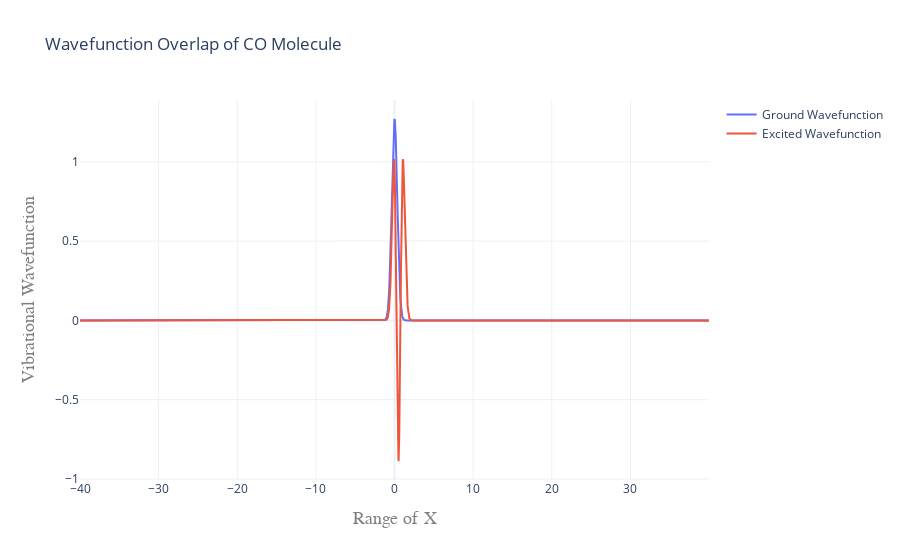

The notebook cell saved with this chart:
### Code cell
# Setting Up Trace
trace1 = go.Scatter(
    x=x,
    y=ψ_gs[0],
    mode='lines',
    name='Ground Wavefunction',
    marker=dict(
        #color='rgb(220, 20, 60)'
    )
)

trace2 = go.Scatter(
    x=x,
    y=ψ_es[2],
    mode='lines',
    name='Excited Wavefunction',
    marker=dict(
        #color='rgb(100, 149, 237)'
    )
)
#Setting up the Layout for the Graphs

layout = go.Layout(
    template='plotly_white',
    title='Wavefunction Overlap of CO Molecule',
    xaxis=dict(
        title='Range of X',
    ),
    yaxis=dict(
        title='Vibrational Wavefunction',
    )
)
data = [trace1, trace2]
fig = go.Figure(data=data, layout=layout)
iplot(fig, filename='jupyter-basic_bar')

# FC Plot
plt.figure(figsize=(28,10))
plt.xlabel('Energy')
plt.ylabel('Intensity')
plt.title('Franck-Condon Spectra at Zero Temperature')
markerline, stemlines, baseline = plt.stem(diff_E, overlap, '-.', use_line_collection=True)
plt.setp(baseline, 'color', 'r', 'linewidth', 2)
plt.show()

### Figure 1 — Plotly figure (JSON) as saved in the notebook; plotly's stock layout.template omitted (floating-point values rounded to 4 significant figures; data arrays with more than 128 entries replaced by an {"elided": "..."} marker saying what was removed)
{"data": [{"mode": "lines", "name": "Ground Wavefunction", "type": "scatter", "x": {"elided": "8000 float values"}, "y": {"elided": "8000 float values"}}, {"mode": "lines", "name": "Excited Wavefunction", "type": "scatter", "x": {"elided": "8000 float values"}, "y": {"elided": "8000 float values"}}], "layout": {"title": {"text": "Wavefunction Overlap of CO Molecule"}, "xaxis": {"title": {"font": {"color": "#7f7f7f", "family": "Courier New, monospace", "size": 18}, "text": "Range of X"}}, "yaxis": {"title": {"font": {"color": "#7f7f7f", "family": "Courier New, monospace", "size": 18}, "text": "Vibrational Wavefunction"}}}}
